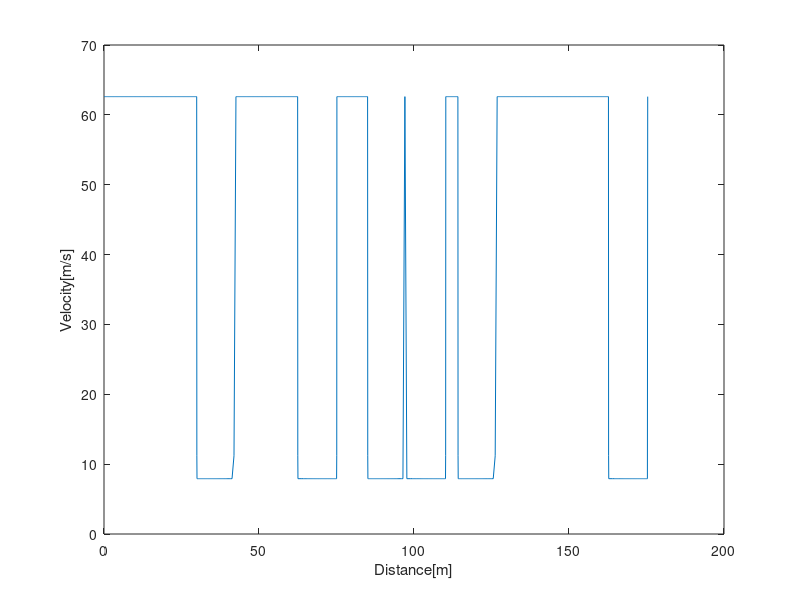
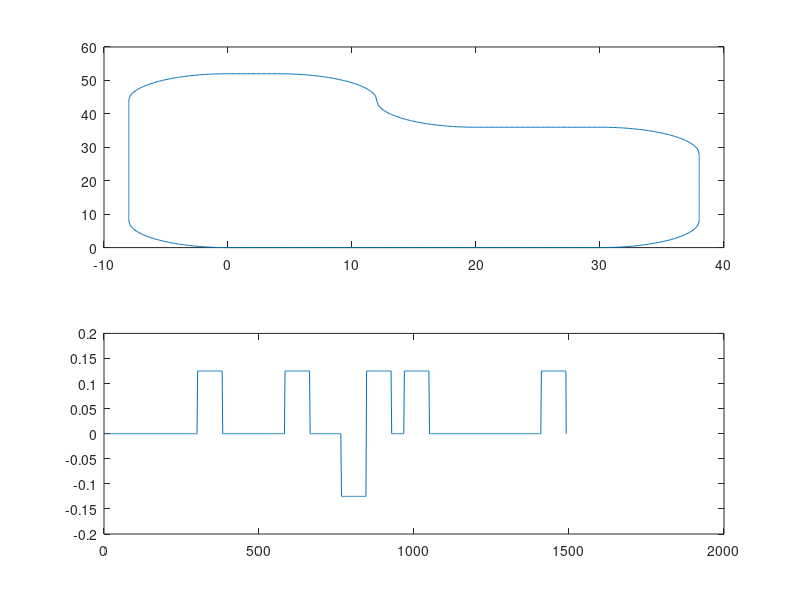

The MATLAB source for these figures, in order: (Note: this script raises an error after producing the figures.)
%% Velocity Planner DSCC2015-9757
%% 3 step velocity planner for racing purpose
%% 
close all;clear;clc
load track_bl.mat;

% Line_x  and Line_y are the coordinate of the track.
% Line_K is the curvature of the track.

%% Clear Data
% To remove the possible same coordinate in the origin data
for i = 1: (length(Line_x)-1)
    if (Line_x(i) == Line_x(i+1))&&(Line_y(i) == Line_y(i+1))
        Line_x(i) = (Line_x(i-1)+Line_x(i+1))/2;
        Line_y(i) = (Line_y(i-1)+Line_y(i+1))/2;
        Line_K(i) = (Line_K(i-1)+Line_K(i+1))/2;
    end
end

if (Line_K(end) ~= Line_K(1)) 
    Line_K(end) = min(Line_K(1), Line_K(end));
    Line_K(1) = Line_K(end);  
end

figure(2)
subplot(2,1,1)
plot(Line_x, Line_y)
subplot(2,1,2)
plot(Line_K)
%% Perpare step
s = [];s_aum = [];
s(1) = 0;
s_aum(1) = 0;
for i = 2:length(Line_K)
    s_step = sqrt((Line_x(i)-Line_x(i-1))^2 + (Line_y(i)-Line_y(i-1))^2 );
    s(i) = s_step;
    s_aum(i)  = s_aum(end)+s_step;
end

%% Step1
 u = 0.8; %normal road surface
 U = [];
 g = 9.8;%m/s^2
for i  = 1:length(s_aum)
    if abs(Line_K(i)) < 0.002
        K = 0.002;
    else
        K = abs(Line_K(i));
    end
    
    U(i) = sqrt(u*g/K);
end
figure(1)
plot(s_aum, U); hold on
xlabel('Distance[m]')
ylabel('Velocity[m/s]')
%% Step2: Forward Check Acceleration Ability

for i = 2:length(U)
    U_forward= sqrt(U(i-1)^2 + 2*fcn_acc(U(i-1))*s(i-1));
    U(i) = min(U(i), U_forward);
end
plot(s_aum, U); hold on

%% Step3: Forward Check Deceleration Ability
for i = length(U)-1:-1:1
    U_backward= sqrt(U(i+1)^2 + 2*fcn_del(U(i+1))*s(i+1));
    U(i) = min(U(i), U_backward);
end
plot(s_aum, U,'linewidth',2); hold on
legend('Inital', 'Forward','Backward(Final)')
